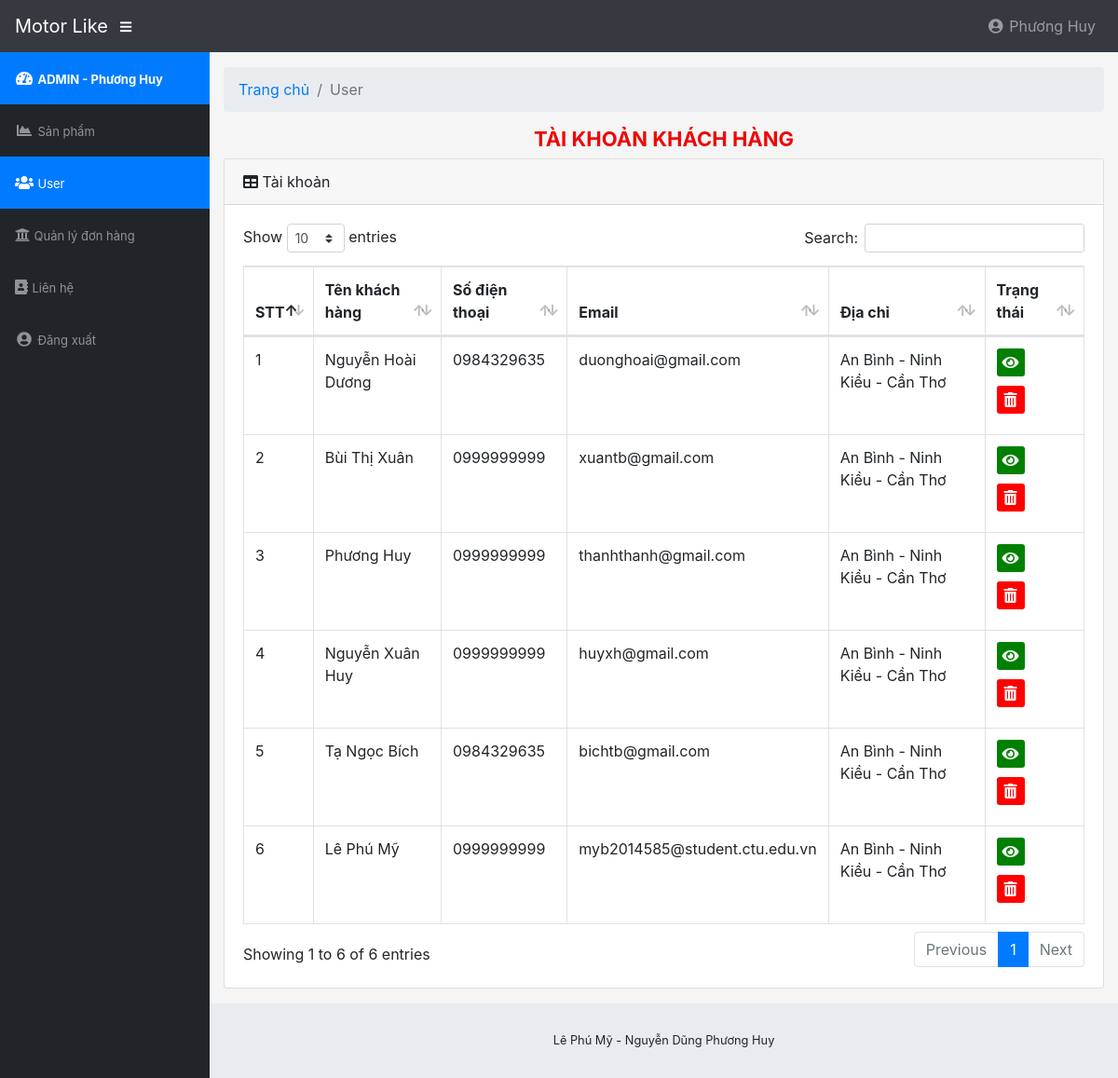
Page /admin/modules/user/index.php (signed in) on the committed database.
### tables this page shows
CREATE TABLE `users`  (
  `id` int(11) NOT NULL AUTO_INCREMENT,
  `name` varchar(100) NULL DEFAULT NULL,
  `email` varchar(100) NULL DEFAULT NULL,
  `phone` char(15) NULL DEFAULT NULL,
  `address` varchar(100) NULL DEFAULT NULL,
  `password` varchar(100) NULL DEFAULT NULL,
  `avatar` varchar(100) NULL DEFAULT NULL,
  `status` tinyint(4) NULL DEFAULT 1,
  `token` varchar(100) NULL DEFAULT NULL,
  `created_at` timestamp(0) NULL DEFAULT CURRENT_TIMESTAMP,
  `updated_at` timestamp(0) NULL DEFAULT CURRENT_TIMESTAMP ON UPDATE CURRENT_TIMESTAMP(0),
  PRIMARY KEY (`id`) USING BTREE
);

### libraries/Database.php (called while the page is built, shortened)
<?php
class Database
{
    public $link;
    public function __construct()
    {
        $this->link = mysqli_connect("localhost","root","","storemotor") or die ();
        mysqli_set_charset($this->link,"utf8");
    }
    public function fetchsql( $sql )
    {
        $result = mysqli_query($this->link,$sql) or die("Lỗi  truy vấn sql " .mysqli_error($this->link));
        $data = [];
        if( $result)
        {
            while ($num = mysqli_fetch_assoc($result))
            {
                $data[] = $num;
            }
        }
        return $data;
    }
}
?>

### admin/autoload/autoload.php (called while the page is built, shortened)
<?php
require_once  __DIR__."/../../libraries/Database.php";
$db = new Database;
?>

### admin/modules/user/index.php (the view, shortened to what this page needs)
<?php
require_once __DIR__."/../../autoload/autoload.php";
$sql = "SELECT * FROM users ORDER BY id DESC";
$user = $db->fetchsql($sql);
?>
<?php require_once __DIR__."/../../layouts/header.php"; ?>
    <div class="container-fluid">
        <ol class="breadcrumb">
            <li class="breadcrumb-item">
                <a href="#">Trang chủ</a>
            </li>
            <li class="breadcrumb-item active">User</li>
        </ol>
        <div class="admin-title-top">
            <h1>Tài khoản khách hàng</h1>
        </div>
        <div class="admin-content">
            <div class="card mb-3">
                <div class="card-header">
                    <i class="fas fa-table"></i>
                    Tài khoản</div>
                <div class="card-body">
                    <div class="table-responsive">
                        <table class="table table-bordered" id="dataTable" width="100%" cellspacing="0">
                            <thead>
                            <tr>
                                <th>STT</th>
                                <th>Tên khách hàng</th>
                                <th>Số điện thoại</th>
                                <th>Email</th>
                                <th>Địa chỉ</th>
                                <th>Trạng thái</th>
                            </tr>
                            </thead>
                            <tbody>
                            <?php $stt = 1; foreach ($user as $item): ?>
                                <tr>
                                    <td><?php echo $stt ?></td>
                                    <td><?php echo $item['name'] ?></td>
                                    <td><?php echo $item['phone'] ?></td>
                                    <td><?php echo $item['email'] ?></td>
                                    <td><?php echo $item['address'] ?></td>
                                    <td>
                                        <ul class="list-action">
                                            <li class="item-edit">
                                                <a href="view.php?id=<?php echo $item['id'] ?>" title="Xem chi tiết">
                                                    <i class="fa fa-eye"></i>
                                                </a>
                                            </li>
                                            <li class="item-delete">
                                                <a href="delete.php?id=<?php echo $item['id'] ?>" title="Xóa danh mục">
                                                    <i class="fa fa-trash-alt"></i>
                                                </a>
                                            </li>
                                        </ul>
                                    </td>
                                </tr>
                                <?php $stt++ ; endforeach ?>
                            </tbody>
                        </table>
                    </div>
                </div>
            </div>
        </div>
    </div>
<?php require_once __DIR__."/../../layouts/footer.php"; ?>

### public/admin/css/style-admin.css (style rules this page uses)
li { list-style: none; }
a, a:hover { text-decoration: none; }
.admin-title-top h1 { text-align: center; font-size: 22px; text-transform: uppercase; font-weight: bold; color: #ef0606; }
.list-action { margin: 0; padding: 0; }
.list-action li { display: inline-block; width: 30px; height: 30px; background: red; border-radius: 3px; text-align: center; line-height: 30px; margin-right: 10px; margin-bottom: 10px; }
.list-action li a { color: #fff; }
.item-edit { background: green !important; }

### rows in the picture
users: name "Nguyễn Hoài Dương", phone "0984329635", email "duonghoai@gmail.com", address "An Bình - Ninh Kiều - Cần Thơ"
users: name "Bùi Thị Xuân", phone "0999999999", email "xuantb@gmail.com", address "An Bình - Ninh Kiều - Cần Thơ"
users: name "Phương Huy", phone "0999999999", email "thanhthanh@gmail.com", address "An Bình - Ninh Kiều - Cần Thơ"
users: name "Nguyễn Xuân Huy", phone "0999999999", email "huyxh@gmail.com", address "An Bình - Ninh Kiều - Cần Thơ"
users: name "Tạ Ngọc Bích", phone "0984329635", email "bichtb@gmail.com", address "An Bình - Ninh Kiều - Cần Thơ"
users: name "Lê Phú Mỹ", phone "0999999999", email "myb2014585@student.ctu.edu.vn", address "An Bình - Ninh Kiều - Cần Thơ"

### other values in the picture
$_SESSION['admin_name'] "Phương Huy"
